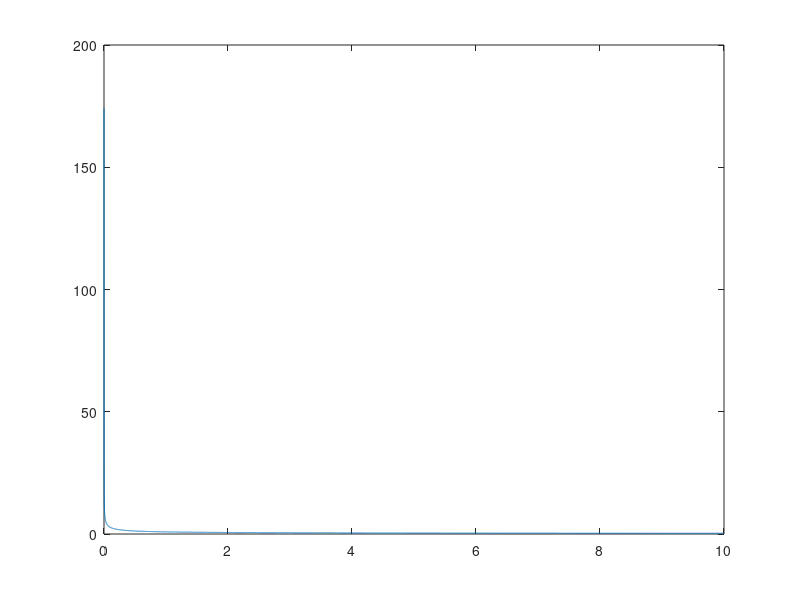

Source code (MATLAB):
load threshold_gaussian_new.mat

sigma = 0:0.0001:10;

DT = zeros(1,length(sigma)-1);

for t=0:length(sigma)-2
    
DT(t+1) = (T_star(t+2)-T_star(t+1))/(sigma(t+2)-sigma(t+1));

end


DT = [DT DT(length(DT))];

plot(sigma,T_star)

plot(sigma(1:10:100001),DT(1:10:100001))